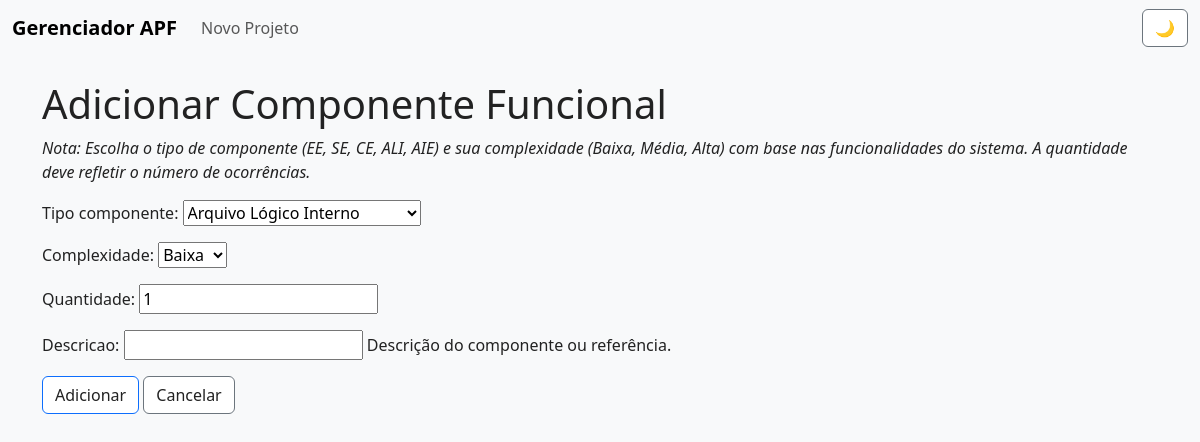
The app's page /componente/1/editar/ with its own data.
### apf/models/ponto_de_funcao.py (models this page shows, shortened)
class PontoFuncao(models.Model):
    TIPOS_COMPONENTE = (
        ('EE', 'Entrada Externa'),
        ('SE', 'Saída Externa'),
        ('CE', 'Consulta Externa'),
        ('ALI', 'Arquivo Lógico Interno'),
        ('AIE', 'Arquivo de Interface Externa'),
    )
    COMPLEXIDADES = (
        ('LOW', 'Baixa'),
        ('MEDIUM', 'Média'),
        ('HIGH', 'Alta'),
    )
    projeto = models.ForeignKey(Projeto, on_delete=models.CASCADE)
    tipo_componente = models.CharField(max_length=3, choices=TIPOS_COMPONENTE)
    complexidade = models.CharField(max_length=10, choices=COMPLEXIDADES)
    quantidade = models.PositiveIntegerField(default=1)
    descricao = models.CharField(max_length=255, blank=True, help_text="Descrição do componente ou referência.")
    class Meta:
        db_table = 'pontos_funcao'
        verbose_name = 'Ponto de Função'
        verbose_name_plural = 'Pontos de Função'

### apf/views/ponto_de_funcao.py (the view, shortened to what this page needs)
# urls.py: path('componente/<int:pk>/editar/', PontoFuncaoUpdateView.as_view(), name='component_edit'),
class PontoFuncaoUpdateView(UpdateView):
    model = PontoFuncao
    form_class = PontoFuncaoForm
    template_name = 'componente/formulario.html'
    def get_context_data(self, **kwargs):
        context = super().get_context_data(**kwargs)
        context['project_id'] = self.object.projeto_id
        return context

### apf/forms/ponto_de_funcao.py
class PontoFuncaoForm(forms.ModelForm):
    class Meta:
        model = PontoFuncao
        fields = ['tipo_componente', 'complexidade', 'quantidade', 'descricao']

### apf/templates/componente/formulario.html (shortened to what this page needs)
{% extends 'base.html' %}
{% block content %}
<h1>Adicionar Componente Funcional</h1>
<p><em>Nota: Escolha o tipo de componente (EE, SE, CE, ALI, AIE) e sua complexidade (Baixa, Média, Alta) com base nas
        funcionalidades do sistema. A quantidade deve refletir o número de ocorrências.</em></p>
<form method="post">
  {{ form.as_p }}
    <button type="submit" class="btn btn-primary">Adicionar</button>
    <a href="{% url 'project_detail' project_id %}" class="btn btn-secondary">Cancelar</a>
</form>
{% endblock %}

### static/css/styles.css (style rules this page uses)
:root { --bg-color: #f8f9fa; --text-color: #222; --primary-color: #0d6efd; --secondary-color: #6c757d; --card-bg: #fff; --border-color: #dee2e6; }
body { background-color: var(--bg-color); color: var(--text-color); }
.card, .table, .form-control, .btn, .alert { background-color: var(--card-bg) !important; color: var(--text-color) !important; }

### records on screen
PontoFuncao: tipo_componente "Arquivo Lógico Interno", complexidade "Baixa", quantidade "1"
